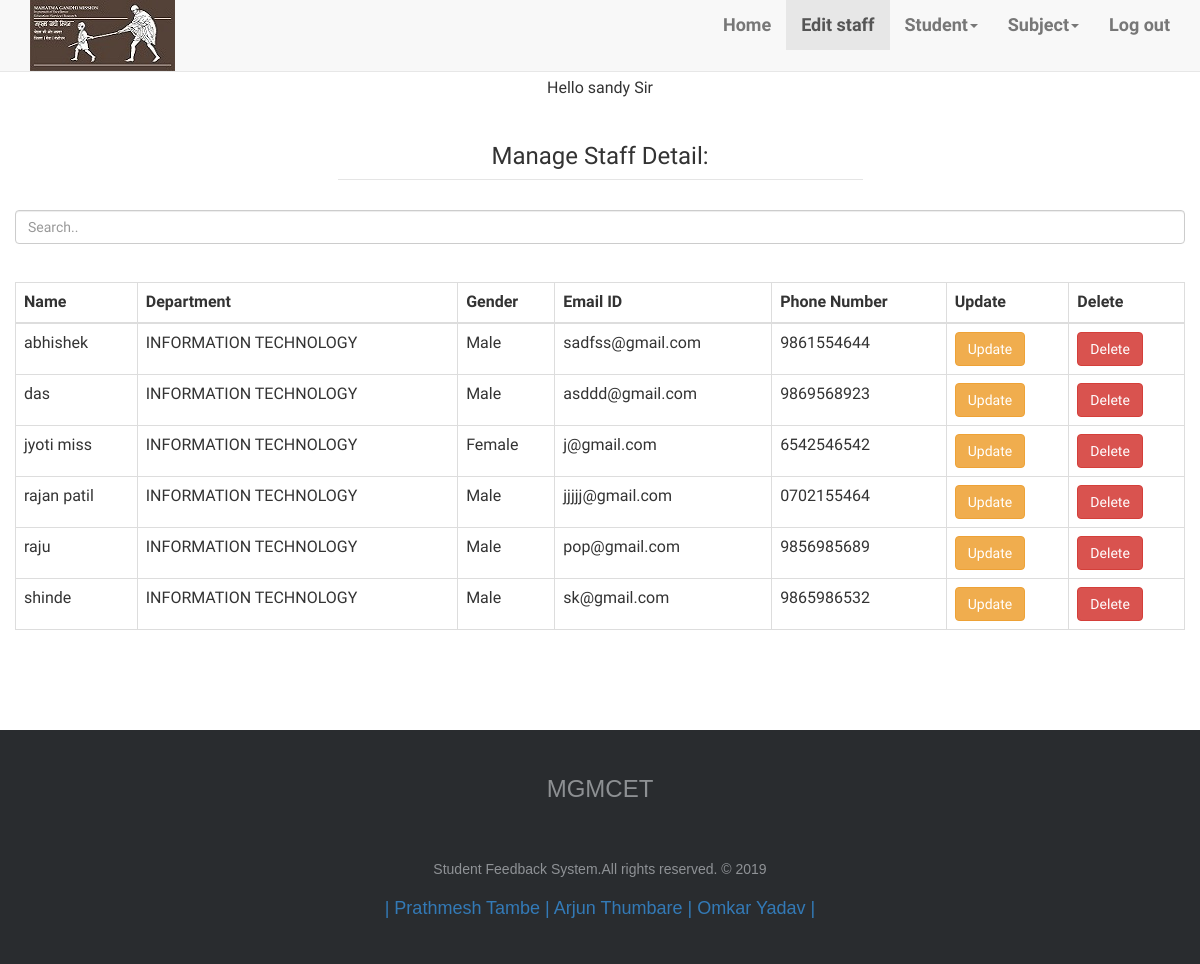
/editstaff.php (signed in), run on the app's committed database.
### tables this page shows
CREATE TABLE `staff` (
  `Name` varchar(50) NOT NULL,
  `DEPARTMENT` varchar(50) NOT NULL,
  `PHONE_NUMBER` varchar(20) NOT NULL,
  `GENDER` varchar(20) NOT NULL,
  `EMAIL_ID` varchar(50) NOT NULL,
  `USERNAME` varchar(50) NOT NULL,
  `PASSWORD` varchar(50) NOT NULL
);

### editstaff.php (the view, shortened to what this page needs)
<?php
   if(isset($_SESSION["Username"]))
      {
$tag= "<center>Hello"." ".$_SESSION["Username"]." "."Sir</center>";
      }
      else
      {
          header('location:operator.php');
      }
      ?>
      <?php
         include 'database.php';
         ?>
<!doctype HTML>
<html>
    <head>
<link rel="stylesheet" type="text/css" href="https://maxcdn.bootstrapcdn.com/bootstrap/3.3.7/css/bootstrap.min.css">
<link href="css/footer-basic-centered2.css" type="text/css" rel="stylesheet">
   <div class = "navbar navbar-default navbar-static-top">
      <div class="container ">
          <div class='navbar-header brand-name'>
              <a href="#" class="pull-left"><img src="img/logo.jpeg"></a>
            </div>
             <div class="collapse navbar-collapse navHeaderCollapse">
                <ul class = "nav navbar-nav navbar-right">
                  <li><a href = "ologin.php">Home</a></li>
                   <li class = "active"><a href = "editstaff.php">Edit staff</a></li>
                  <li class="dropdown">
                  <a href ="#" class="dropdown-toggle" data-toggle="dropdown">Student<b class="caret"></b></a>
                  <li class = "dropdown">
                      <a href="#" class="dropdown-toggle" data-toggle = "dropdown">Subject<b class="caret"></b></a>
                   <li><a href = "ologout.php">Log out</a></li>
              </ul>
          </div>
      </div>
   </div>
  <?php echo $tag;?>
   <div class="container">
       <div class="row">
           <div class="col-md-3 col-sm-4 col-xs-12"></div>
            <div class="col-md-6 col-sm-4 col-xs-12">
   <form class="" form action="editstaff.php" method="post"><br>
    <div class="col-md-12 text-center">
        <fieldset>  <legend><h3>Manage Staff Detail:</h3></legend> <p></p>
          <p></p></div>
       </div>
    <?php
    $sql = "SELECT * from staff where DEPARTMENT = '".$_SESSION['Dept']."'";
               $result = mysqli_query($conn, $sql);
           ?> <div class="form-group">
                 <input class="form-control" id="input" type="text" placeholder="Search..">
          <br></div>
                  <table class="table table-bordered">
                    <thead>
                     <tr>
                     <th>Name</th>
                     <th>Department</th>
                     <th>Gender</th>
                     <th>Email ID</th>
                     <th>Phone Number</th>
                     <th>Update</th>
                     <th>Delete</th>
                     </tr>
                     </thead>
                     <tbody id="myTable">
           <?php
                if(mysqli_num_rows($result)===0){
        echo '<tr><td colspan="7"><center>No Data Found</center></td></tr>';
      }else{
        while( $row = mysqli_fetch_array($result) )
        {
            ?>
            <tr>
<td><?php echo $row["Name"]; ?></td>
<td><?php echo $row["DEPARTMENT"]; ?></td>
<td><?php echo $row["GENDER"]; ?></td>
<td><?php echo $row["EMAIL_ID"]; ?></td>
<td><?php echo $row["PHONE_NUMBER"]; ?></td>
 <td><a  onclick="return confirm('Are you sure you want to update the entry..?')" href="updatestaff.php?Username=<?php echo $row['USERNAME']; ?>"class="btn btn-ptimary btn-warning">Update</a></td>
  <td> <a onclick="return confirm('Are you sure you want to delete the entry..?')" href="deletestaff.php?Username=<?php echo $row['USERNAME']; ?>"class="btn btn-ptimary btn-danger">Delete</a></td>
       </tr>
        <?php
        }
          }
                         ?>
     </table>
       </div></div></div></form></head>
	<?php
        include'footer.php';
        ?>
   </body>
    </html>

### css/footer-basic-centered2.css (style rules this page uses)
.navbar-default { font-weight: bold; }
.navbar { margin-top: 0px; margin-bottom: 5px; font-size: 18px; }
.brand-name { padding-top: -5px; }

### data on the page
staff: Name "abhishek", DEPARTMENT "INFORMATION TECHNOLOGY", GENDER "Male", EMAIL_ID "sadfss@gmail.com", PHONE_NUMBER "9861554644"
staff: Name "das", DEPARTMENT "INFORMATION TECHNOLOGY", GENDER "Male", EMAIL_ID "asddd@gmail.com", PHONE_NUMBER "9869568923"
staff: Name "jyoti miss", DEPARTMENT "INFORMATION TECHNOLOGY", GENDER "Female", EMAIL_ID "j@gmail.com", PHONE_NUMBER "6542546542"
staff: Name "rajan patil", DEPARTMENT "INFORMATION TECHNOLOGY", GENDER "Male", EMAIL_ID "jjjjj@gmail.com", PHONE_NUMBER "0702155464"
staff: Name "raju", DEPARTMENT "INFORMATION TECHNOLOGY", GENDER "Male", EMAIL_ID "pop@gmail.com", PHONE_NUMBER "9856985689"
staff: Name "shinde", DEPARTMENT "INFORMATION TECHNOLOGY", GENDER "Male", EMAIL_ID "sk@gmail.com", PHONE_NUMBER "9865986532"

### other printed values
$_SESSION["Username"] "sandy"
